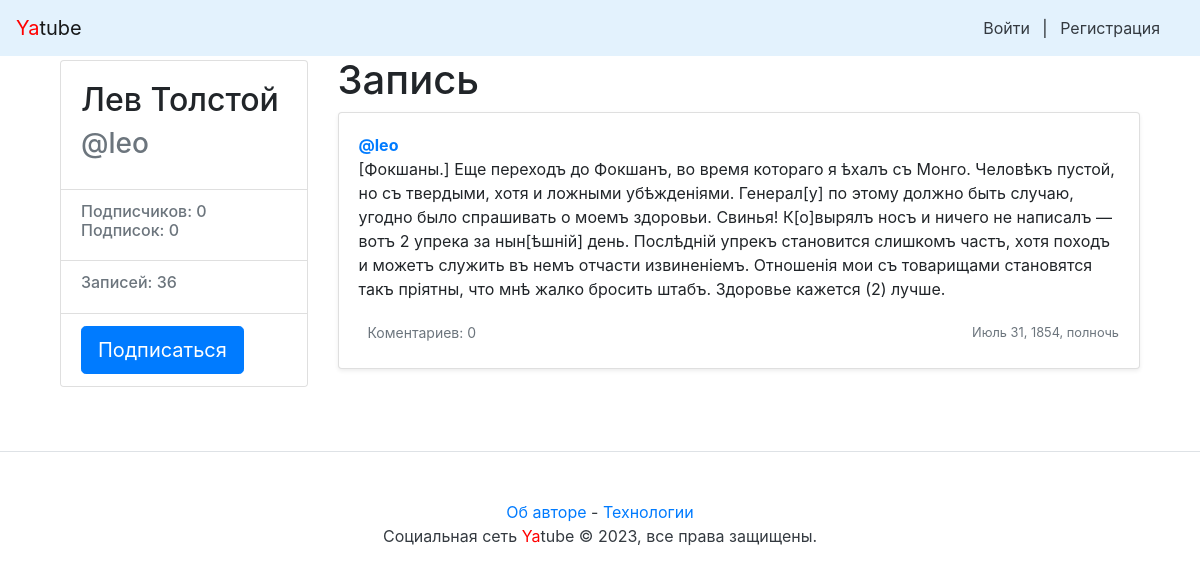
Page /leo/37/ on the committed database.
### posts/models.py (models this page shows)
class Post(models.Model):
    class Meta():
        ordering = ['-pub_date', '-id']
    text = models.TextField(max_length=200)
    pub_date = models.DateTimeField("date published", auto_now_add=True)
    author = models.ForeignKey(User, on_delete=models.CASCADE, related_name="post")
    group = models.ForeignKey(Group, on_delete=models.SET_NULL, blank=True, null=True, related_name="post")
    image = models.ImageField(upload_to='posts/', blank=True, null=True)

### posts/views.py (the view)
# urls.py: path('<str:username>/<int:post_id>/', views.post_view, name='post'),
def post_view(request, username, post_id):
    post = get_object_or_404(Post, id=post_id, author__username=username)
    author = post.author
    form = CommentForm()
    return render(
        request,
        'post.html',
        {
            'post': post,
            'author': author,
            'form': form,
            'following': user_is_follower(request.user, author),
            'comments': post.comments.all()
        },
    )

### posts/views.py (called while the page is built)
def user_is_follower(user, author):
    return user.is_authenticated and Follow.objects.filter(user=user, author=author).exists()

### yatube/context_processors.py (called while the page is built)
def year(request):
    cur_year = dt.datetime.now().year
    return {'year' : cur_year}

### posts/templates/post.html (shortened to what this page needs)
{% extends "base.html" %}
{% block content %}
{% load thumbnail %}
    <main role="main" class="container">
        <div class="row">
            {% include "author.html" with author=author %}
            <div class="col-md-9">
                <h1> Запись </h1>
                {% if page %}
                    {% for post in page %}
                        {% include "post_item.html" with post=post %}
                    {% endfor %}
                    {% if page.has_other_pages %}
                        {% include "paginator.html" with items=page paginator=paginator %}
                    {% endif %}
                {% else %}
                    {% include "post_item.html" with post=post is_post=True %}
                {% endif %}
            </div>
        </div>
    </main>
{% endblock %}

### posts/templates/author.html
<div class="col-md-3 mb-3 mt-1">
    <div class="card">
            <div class="card-body">
                    <div class="h2">
                        {{ author.get_full_name }}
                    </div>
                    <div class="h3 text-muted">
                        @{{ author.username }}
                    </div>
            </div>
            <ul class="list-group list-group-flush">
                    <li class="list-group-item">
                            <div class="h6 text-muted">
                                Подписчиков: {{ author.following.count }}<br />
                                Подписок: {{ author.follower.count }}
                            </div>
                    </li>
                    <li class="list-group-item">
                        <div class="h6 text-muted">
                                Записей: {{ author.post.count }}
                        </div>
                    </li>
                    {% if user != author %}
                    <li class="list-group-item">
                        {% if following %}
                        <a class="btn btn-lg btn-light"
                                href="{% url 'profile_unfollow' author.username %}" role="button">
                                Отписаться
                        </a>
                        {% else %}
                        <a class="btn btn-lg btn-primary"
                                href="{% url 'profile_follow' author.username %}" role="button">
                        Подписаться
                        </a>
                        {% endif %}
                    </li>
                    {% endif %}
            </ul>
    </div>
</div>

### posts/templates/post_item.html (shortened to what this page needs)
<div class="card mb-3 mt-1 shadow-sm">
    {% load thumbnail %}
    <div class="card-body">
        <p class="card-text">
            <a name="post_{{ post.id }}" href="{% url 'profile' post.author.username %}">
                <strong class="d-block text-gray-dark">@{{ post.author }}</strong>
            </a>
            {{ post.text|linebreaksbr }}
        </p>
        <div class="d-flex justify-content-between align-items-center">
            <div class="btn-group ">
                <small class="btn btn-sm text-muted">Коментариев: {{ post.comments.count }}</small>
            </div>
            <small class="text-muted">{{ post.pub_date }}</small>
        </div>
    </div>
</div>

### rows in the picture
Post: author "leo", text "[Фокшаны.] Еще переходъ до Фокшанъ, во время котораго я ѣхалъ съ Монго. Человѣкъ пустой, но съ твердыми, хотя и ложными убѣжденіями. Генерал[у] по этому должно быть случаю, угодно было спрашивать о моемъ здоровьи. Свинья! К[о]вырялъ носъ и ничего не написалъ — вотъ 2 упрека за нын[ѣшній] день. Послѣдній упрекъ становится слишкомъ частъ, хотя походъ и можетъ служить въ немъ отчасти извиненіемъ. Отношенія мои съ товарищами становятся такъ пріятны, что мнѣ жалко бросить штабъ. Здоровье кажется (2) лучше.", comments.count "0", pub_date "Июль 31, 1854, полночь"

### other values in the picture
{{ author.get_full_name }} "Лев Толстой"
{{ author.username }} "leo"
{{ author.following.count }} "0"
{{ author.follower.count }} "0"
{{ author.post.count }} "36"
